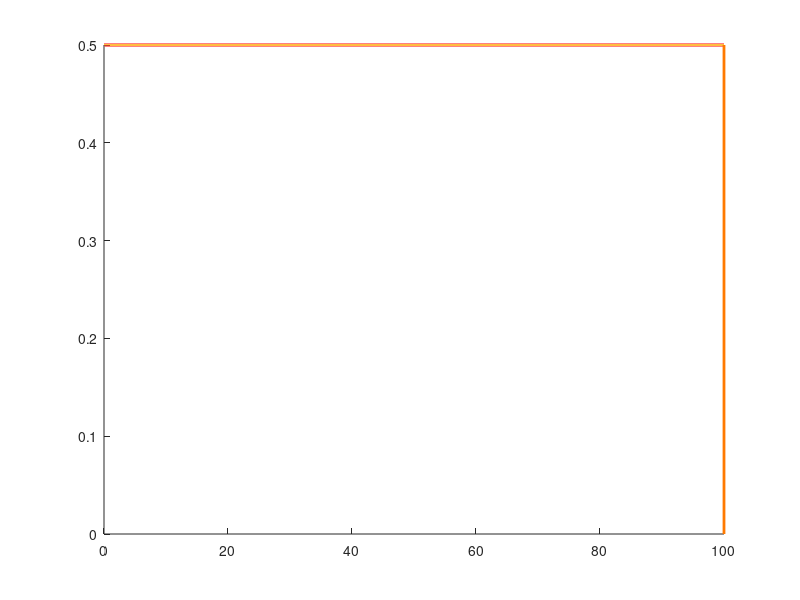

Write the MATLAB code that produced this figure. (Note: this script raises an error after producing the figure.)
% Filename: FisherStefan.m
% Author: Maud El-Hachem

% School of Mathematical Sciences, 
% Queensland University of Technology, Brisbane, Australia.

% Reference: Scott W McCue, Maud El-Hachem, Matthew J Simpson (2020)
% Exact sharp-fronted travelling wave solutions.

% This script solves the Fisher-Stefan equation (4) 
% with boundary conditions (5)-(6).
% It displays the figure showing the density profiles at time
% t = 0, 3, 6 and 9, as in Figure 2(b).

% Parameter kappa of the Stefan condition that is associated to a wave
% speed c = -5/sqrt(6)
kappa = -0.906610965581149;
% Tolerance 
tol = 1e-08;
% Total time
total_time = 9;
% Time step dt
dt = 0.01;
% Total number of time steps
ts = round(total_time/dt+1);
% Times when to print the density profiles
time_toPrint = [0 3 6 9];
% Colors array used to print density profiles at required time steps
colors = [1.00 0.48 0; 0.0471 0.5098 0;0 1.00 1.00; 1.00 0 1.00; ];
% Spatial grid step dxi
dxi = 0.00001;
% Initial position of the moving boundary
st = 100;
% Initialisation the moving boundary at time step j
st_p = st;
st_array = zeros(1,ts); 
% Spatial domain as in Supplementary Material Section S4
xi = 0:dxi:1;
% Number of nodes in the spatial domain
nodes_xi = size(xi,2);

% Initialisation of variables used in Newton-Raphson algorithm
% Correction of densities at each iteration
delta_u = ones(1,nodes_xi);
% Function F
Fu = zeros(1,nodes_xi);
% Initialistion of the densities at time j
u = zeros(1,nodes_xi);

% Coefficients a b c of the tridiagonal matrix
% Jacobian
% J(u)
coeffA_u = zeros(1,nodes_xi);
coeffB_u = zeros(1,nodes_xi);
coeffC_u = zeros(1,nodes_xi);

% Initialisation of density u(xi,0)
for i = 1:nodes_xi
    u(1,i) = 0.5;
end
u(1,nodes_xi) = 0;

% Initialistion of the densities at time j
u_p = u;

% Opening a new figure
figh = figure;

hold on
% Displaying the initial conditions
if (time_toPrint(1)==0)
    plot(xi(1:nodes_xi)*st, u, '-', 'LineWidth',2 ,...
        'DisplayName', '$u(x,0)$','Color', colors(1,1:3));
end

%% Newton-Raphson algorithm - main loop
% For all time steps
for j = 1:ts
    % Current time
    t = j * dt;
    disp(t);
    % Current position of the moving boundary
    st_array(j) = st;
    condition = 1;

    % While the correction term is not small enough
    while (condition)

        % Boundary condition at x = 0 from Equation (5)
        % Supplementary Material Equation (S14)
        coeffA_u(1,1) = 0.0;
        coeffB_u(1,1) = -1.0;
        coeffC_u(1,1) = 1.0;
        Fu(1) = -1.0*(u(1,2)-u(1,1));

        % Boundary condition at x = L from Equation (6)
        % Supplementary Material Equation (S15)
        coeffA_u(1,nodes_xi) = 0;
        coeffB_u(1,nodes_xi) = 1.0;
        coeffC_u(1,nodes_xi) = 0;
        Fu(1,nodes_xi) = -1.0 * (u(1,nodes_xi));

        % J(u) delta u = -F(u)
        for i = 2:nodes_xi-1
           coeffA_u(1,i) = 1.0/(dxi^2*st^2) - (i-1)*dxi/st * (st-st_p)/(2*dt*dxi);
           coeffB_u(1,i) = - 2.0/(dxi^2*st^2)  - 1.0/dt + (1 - 2.0*u(1,i));
           coeffC_u(1,i) = 1.0/(dxi^2*st^2) + (i-1)*dxi/st * (st-st_p)/(2*dt*dxi);
           Fu(1,i) = -(u(1,i+1) - 2*u(1,i) + u(1,i-1))/(dxi^2*st^2) ...
               - (i-1)*dxi/st * (u(1,i+1) - u(1,i-1)) * (st-st_p)/(2*dt*dxi) ...
               + (u(1,i)-u_p(1,i)) / dt - u(1,i)*(1-u(1,i));
        end 
        delta_u = tridia(coeffA_u, coeffB_u, coeffC_u, Fu, nodes_xi);

        % Correction of u
        for i = 1:nodes_xi
            u(1,i) = u(1,i) + delta_u(1,i);
        end
        
        % Checking if \Delta u is small enough
        % \Delta u <= tolerance
        if (norm(delta_u,Inf) <= tol)
            condition = 0;
        end
        
        % Stefan condition from Equation (6)
        % Supplementary Material Eq (S16)
        st = st_p + dt*(-kappa*(u(1,nodes_xi-2)/2-2*u(1,nodes_xi-1))/(dxi*st));
    end
      
    % Displaying density profiles solutions at required times
    if (isempty(find(time_toPrint == t,1)) == 0)
        textc = strcat(strcat('$t = ',num2str(t)), '$');
        % Choosing a different color for the last required 
        if (t == time_toPrint(end))
            colorNo = 3;
        else
            colorNo = 2;
        end
        plot(xi(1:nodes_xi)*st, u, ...
            'LineWidth',2, 'DisplayName', textc, 'color', colors(colorNo,1:3));
    end

    % Updating current s(t)
    st_p = st;
    % Updating current u(x,t)
    u_p = u;

end
    
% Calculating the wave speed as described in the Supplementary Material
% section S3
c = (st_array(end) - st_array(end-1))/dt;
for i = 1:nodes_xi
    if (u(1,i) > 0.5 && u(1,i+1) < 0.5)
        xhalf = xi(i);
        break;
    end
end
%%

% Setting the limit of the current axis
xlim([60 100])
ylim([0 1])

% Displaying axis labels
ylabel('$u(x,t)$','interpreter','latex','fontsize',18);
xlabel('$x$','interpreter','latex','fontsize',18);

% Setting fonts
set(groot, 'defaultAxesTickLabelInterpreter','latex');
set(groot, 'defaultLegendInterpreter','latex');
set(gca,'fontsize', 18);
box on

hold off


%% Function tridia
% This function implements Thomas algorithm that solves a system
% of equations Ax = d, where A is a tridiagonal matrix. The parameters 
% a,b and c are the three diagonals of the matrix A. N is the size of 
% the vector solution x.
function x = tridia(a,b,c,d,N)
    x=zeros(1,N);
    bb=b;
    dd=d;
    for i=2:N
        ff=a(i)/bb(i-1);
        bb(i)=bb(i)-c(i-1)*ff;
        dd(i)=dd(i)-dd(i-1)*ff;
    end

    for i=1:N-1
    x(N)=dd(N)/bb(N);    
    j=N-i;
    x(j)=(dd(j)-c(j)*x(j+1))/bb(j);
    end
end 
